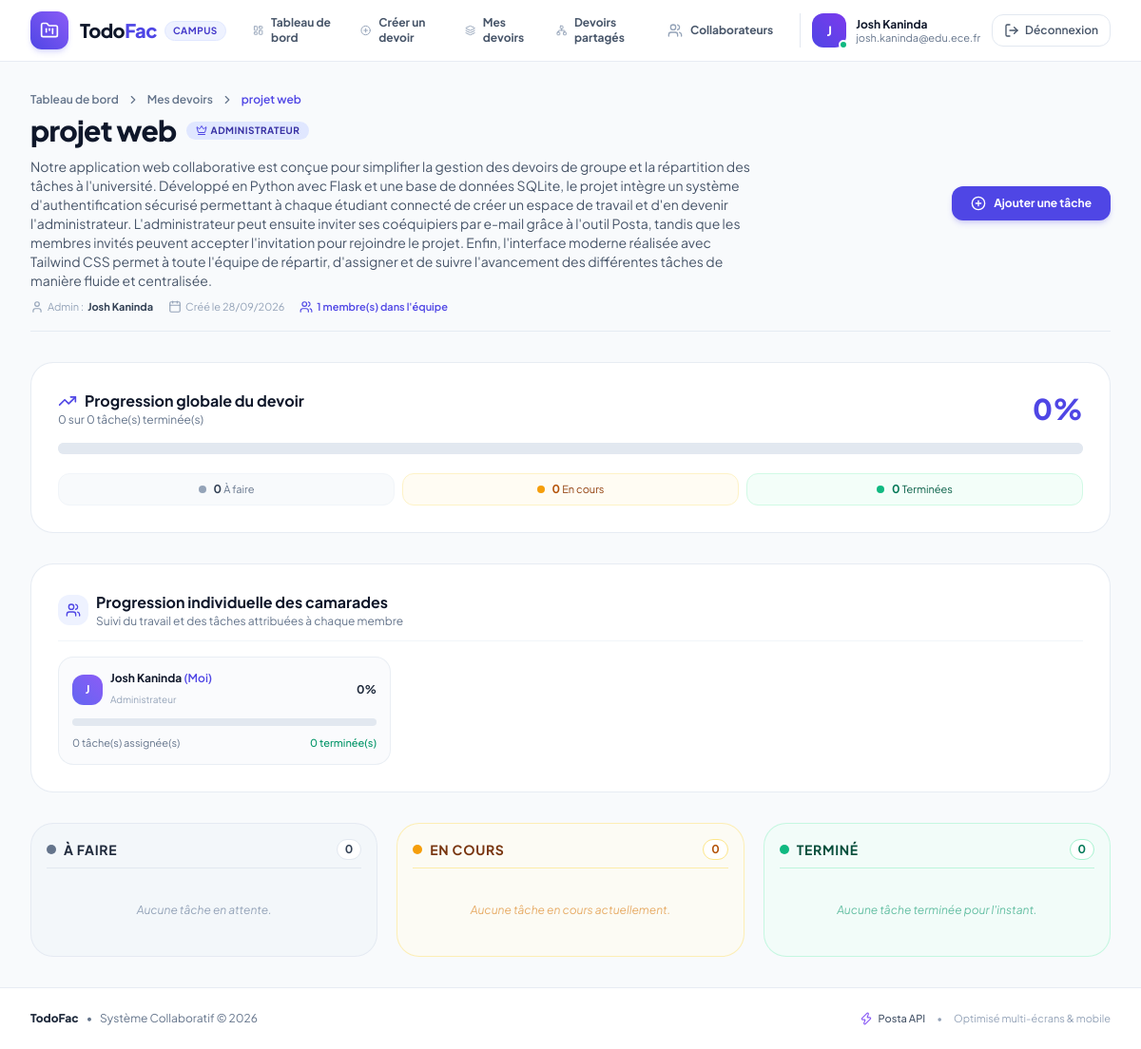
Before: /devoir/1 (signed in) with the older database file.
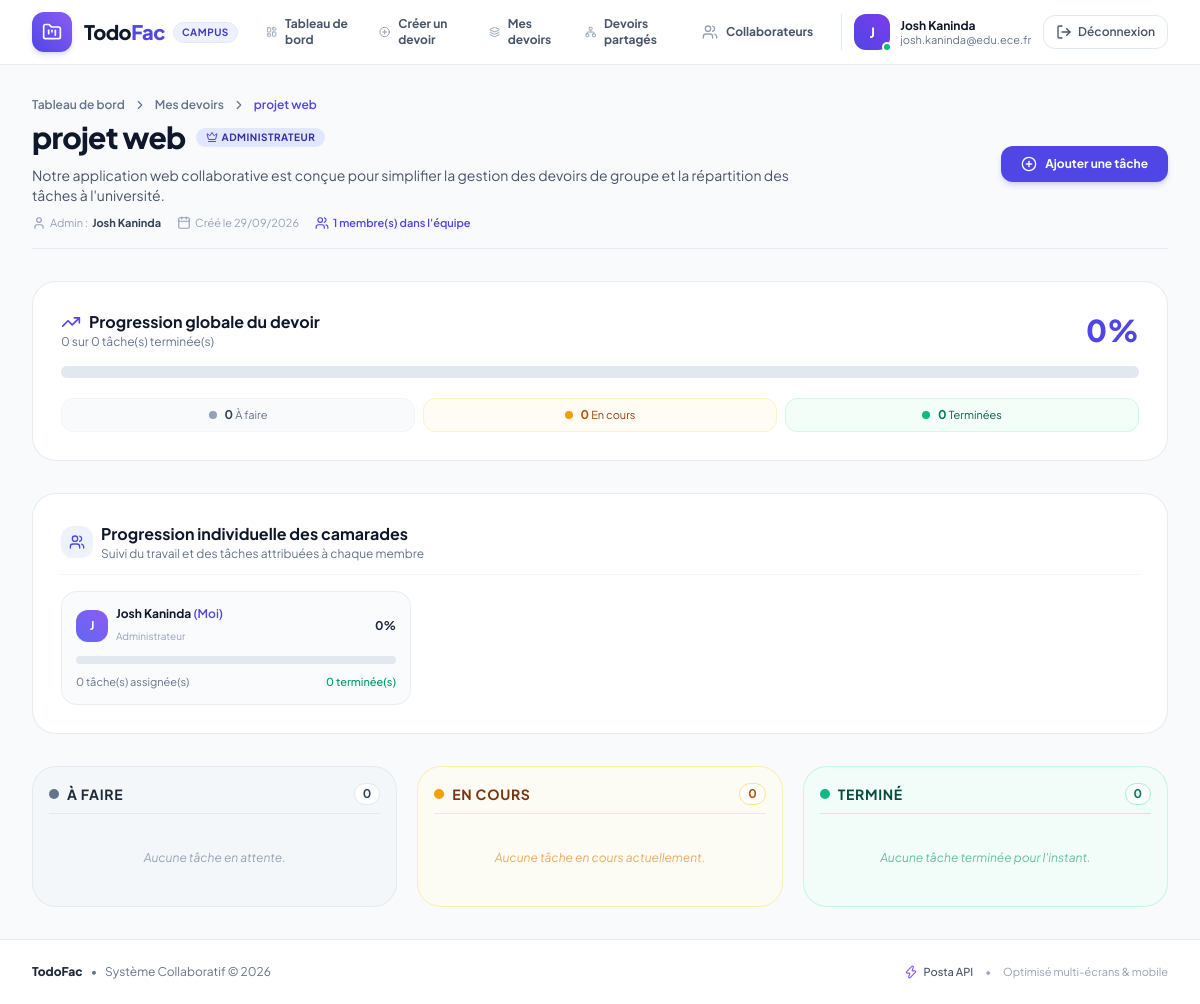
After: the same page with the newer database file.
### app.py (models this page shows, shortened)
class Projet(db.Model):
    __tablename__ = "projet"
    id = db.Column(db.Integer, primary_key=True)
    titre = db.Column(db.String(150), nullable=False)
    description = db.Column(db.Text, nullable=True)
    admin_id = db.Column(db.Integer, db.ForeignKey("user.id"), nullable=False)
    date_creation = db.Column(db.DateTime, default=lambda: datetime.now(timezone.utc))
    invitations = db.relationship(
        "Invitation", backref="projet", lazy=True, cascade="all, delete-orphan"
    )
    @property
    def total_taches(self):
        return len(self.taches)
    @property
    def taches_terminees(self):
        return len([t for t in self.taches if t.statut == "termine"])
    @property
    def taches_en_cours(self):
        return len([t for t in self.taches if t.statut == "en_cours"])
    @property
    def taches_a_faire(self):
        return len([t for t in self.taches if t.statut == "a_faire"])
    @property
    def pourcentage_progression(self):
        if not self.taches:
            return 0
        return int(round((self.taches_terminees / len(self.taches)) * 100))
    def membres_actifs(self):
        membres = [self.admin]
        for inv in self.invitations:
            if inv.statut == "accepte" and inv.user not in membres:
                membres.append(inv.user)
        return membres

### app.py (the view)
@app.route("/devoir/<int:projet_id>")
@login_required
def detail_projet(projet_id):
    projet, is_admin = verifier_acces_projet(projet_id, current_user.id)
    membres = projet.membres_actifs()
    stats_membres = []
    for m in membres:
        t_m = [t for t in projet.taches if t.assigne_a_id == m.id]
        done = len([t for t in t_m if t.statut == "termine"])
        in_progress = len([t for t in t_m if t.statut == "en_cours"])
        todo = len([t for t in t_m if t.statut == "a_faire"])
        stats_membres.append({
            "user": m,
            "total": len(t_m),
            "done": done,
            "in_progress": in_progress,
            "todo": todo,
            "is_admin": m.id == projet.admin_id,
            "progression": int(round((done / len(t_m)) * 100)) if t_m else 0,
        })
    taches_non_assignees = [t for t in projet.taches if t.assigne_a_id is None]
    taches_a_faire = [t for t in projet.taches if t.statut == "a_faire"]
    taches_en_cours = [t for t in projet.taches if t.statut == "en_cours"]
    taches_terminees = [t for t in projet.taches if t.statut == "termine"]
    return render_template(
        "detail_devoir.html",
        projet=projet,
        is_admin=is_admin,
        membres=membres,
        stats_membres=stats_membres,
        taches_non_assignees=taches_non_assignees,
        taches_a_faire=taches_a_faire,
        taches_en_cours=taches_en_cours,
        taches_terminees=taches_terminees,
    )

### app.py (called while the page is built, shortened)
@login_manager.user_loader
def load_user(user_id):
    return db.session.get(User, int(user_id))

@app.context_processor
def inject_globals():
    if current_user.is_authenticated:
        pending_count = Invitation.query.filter_by(
            user_id=current_user.id, statut="en_attente"
        ).count()
        return {"pending_invitations_count": pending_count}
    return {"pending_invitations_count": 0}

def verifier_acces_projet(projet_id, user_id):
    projet = db.session.get(Projet, projet_id)
    if not projet:
        abort(404)
    if projet.admin_id == user_id:
        return projet, True

### templates/detail_devoir.html (shortened to what the changed rows need)
{% extends "base.html" %}
{% block content %}
<div class="space-y-6 sm:space-y-8">
    <div class="flex flex-col md:flex-row md:items-center md:justify-between gap-4 pb-4 border-b border-slate-200/80">
        <div class="space-y-1.5 min-w-0">
            <div class="flex items-center gap-2 text-xs font-semibold text-slate-500">
                <a href="{{ url_for('index') }}" class="hover:text-indigo-600 transition">Tableau de bord</a>
                <i data-lucide="chevron-right" class="w-3.5 h-3.5"></i>
                {% if is_admin %}
                    <a href="{{ url_for('mes_devoirs') }}" class="hover:text-indigo-600 transition">Mes devoirs</a>
                {% else %}
                    <a href="{{ url_for('devoirs_partages') }}" class="hover:text-indigo-600 transition">Devoirs partagés</a>
                {% endif %}
                <i data-lucide="chevron-right" class="w-3.5 h-3.5"></i>
                <span class="text-indigo-600 truncate max-w-[150px] sm:max-w-[250px]">{{ projet.titre }}</span>
            </div>
            <div class="flex flex-wrap items-center gap-2.5">
                <h1 class="text-xl xs:text-2xl sm:text-3xl font-extrabold text-slate-900 tracking-tight break-words">
                    {{ projet.titre }}
                </h1>
                {% if is_admin %}
                    <span class="inline-flex items-center gap-1 px-2.5 py-0.5 rounded-full text-[10px] font-bold uppercase tracking-wider bg-indigo-100 text-indigo-800">
                        <i data-lucide="crown" class="w-3 h-3 text-indigo-600"></i>
                        Administrateur
                    </span>
                {% else %}
                    <span class="inline-flex items-center gap-1 px-2.5 py-0.5 rounded-full text-[10px] font-bold uppercase tracking-wider bg-emerald-100 text-emerald-800">
                        <i data-lucide="user-check" class="w-3 h-3 text-emerald-600"></i>
                        Collaborateur
                    </span>
                {% endif %}
            </div>
            {% if projet.description %}
                <p class="text-xs sm:text-sm text-slate-600 leading-relaxed max-w-3xl pt-1 break-words">
                    {{ projet.description }}
                </p>
            {% endif %}
            <div class="flex flex-wrap items-center gap-4 text-[11px] text-slate-400 pt-1">
                <span class="flex items-center gap-1">
                    <i data-lucide="user" class="w-3.5 h-3.5 text-slate-400"></i>
                    Admin : <strong class="text-slate-700">{{ projet.admin.nom }}</strong>
                </span>
                <span class="flex items-center gap-1">
                    <i data-lucide="calendar" class="w-3.5 h-3.5 text-slate-400"></i>
                    Créé le {{ projet.date_creation.strftime('%d/%m/%Y') }}
                </span>
                <span class="flex items-center gap-1 text-indigo-600 font-semibold">
                    <i data-lucide="users" class="w-3.5 h-3.5"></i>
                    {{ membres|length }} membre(s) dans l'équipe
                </span>
            </div>
        </div>
    </div>
    <div class="bg-white rounded-2xl sm:rounded-3xl border border-slate-200/80 p-5 sm:p-7 shadow-xs space-y-4">
        <div class="flex flex-col sm:flex-row sm:items-center sm:justify-between gap-2">
            <div>
                <h2 class="text-sm sm:text-base font-bold text-slate-900 flex items-center gap-2">
                    <i data-lucide="trending-up" class="w-4 h-4 sm:w-5 sm:h-5 text-indigo-600"></i>
                    <span>Progression globale du devoir</span>
                </h2>
            </div>
        </div>
    </div>
    <div class="bg-white rounded-2xl sm:rounded-3xl border border-slate-200/80 p-5 sm:p-7 shadow-xs space-y-4">
        <div class="flex items-center justify-between pb-3 border-b border-slate-100">
            <div class="flex items-center gap-2">
                <div>
                    <h2 class="text-sm sm:text-base font-bold text-slate-900">Progression individuelle des camarades</h2>
                </div>
            </div>
        </div>
    </div>
</div>
{% endblock %}

Changed rows visible on the page:
changed Projet "projet web": description "…des tâches à l'université. Développé en Python avec Flask et une base de données SQLite, le projet intègre un système d'authentification sécurisé permettant à chaque étudiant connecté de créer un espace de travail et d'en devenir l'administrateur. L'administrateur peut ensuite inviter ses coéquipiers par e-mail grâce à l'outil Posta, tandis que les membres invités peuvent accepter l'invitation pour rejoindre le projet. Enfin, l'interface moderne réalisée avec Tailwind CSS permet à toute l'équipe de répartir, d'assigner et de suivre l'avancement des différentes tâches de manière fluide et centralisée." → "Notre application web collaborative est conçue pour simplifier la gestion des devoirs de groupe et la répartition des tâches à l'université."; date_creation "28/09/2026" → "29/09/2026"
